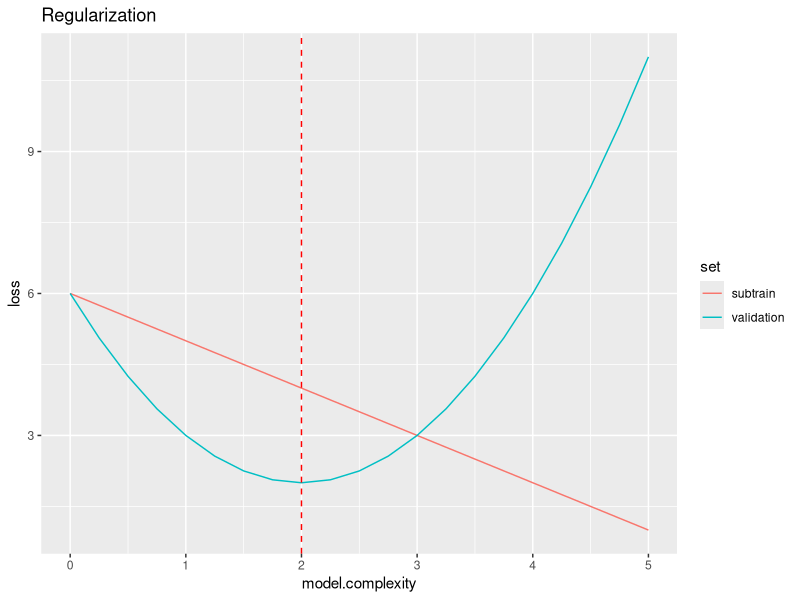

Write R code to recreate this figure.
library(data.table)
library(ggplot2)

x <- seq(0,5,0.25)

y.list <- list()

subtrain <- function(x){
  -x + 6
}

validation <- function(x){
  (x - 2)^2 + 2
}
function.list <- list("subtrain"=subtrain, "validation"=validation)

for(func.names in names(function.list)){
  for(input in x){
    y <- data.table()
    y$model.complexity <- input
    y$loss <- sapply(input, function.list[[func.names]])
    y$set <- func.names
    y.list[[paste(func.names, input)]] <- y
  }
}

output.dt <- do.call(rbind, y.list)

ggplot(output.dt)+
  geom_line(aes(model.complexity, loss, color=set))+
  geom_vline(xintercept=2, color='red', linetype='dashed')+
  ggtitle("Regularization")
